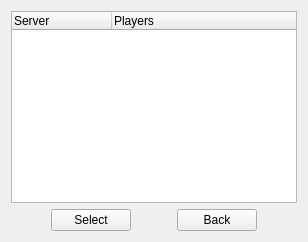
       <widget class="QWidget" name="page_serverList">
        <property name="styleSheet">
         <string notr="true">#page_serverList{background-image: url(:/images/background.jpg);}</string>
        </property>
        <layout class="QVBoxLayout" name="verticalLayout_36">
         <item>
          <widget class="QTreeWidget" name="serverList">
           <property name="horizontalScrollBarPolicy">
            <enum>Qt::ScrollBarPolicy::ScrollBarAlwaysOff</enum>
           </property>
           <property name="autoScroll">
            <bool>false</bool>
           </property>
           <property name="alternatingRowColors">
            <bool>true</bool>
           </property>
           <property name="iconSize">
            <size>
             <width>16</width>
             <height>16</height>
            </size>
           </property>
           <property name="rootIsDecorated">
            <bool>false</bool>
           </property>
           <column>
            <property name="text">
             <string>Server</string>
            </property>
           </column>
           <column>
            <property name="text">
             <string>Players</string>
            </property>
           </column>
          </widget>
         </item>
         <item>
          <layout class="QHBoxLayout" name="horizontalLayout_53">
           <item>
            <spacer name="horizontalSpacer_57">
             <property name="orientation">
              <enum>Qt::Orientation::Horizontal</enum>
             </property>
             <property name="sizeHint" stdset="0">
              <size>
               <width>40</width>
               <height>20</height>
              </size>
             </property>
            </spacer>
           </item>
           <item>
            <widget class="QPushButton" name="serverListSelect">
             <property name="text">
              <string>Select</string>
             </property>
            </widget>
           </item>
           <item>
            <spacer name="horizontalSpacer_59">
             <property name="orientation">
              <enum>Qt::Orientation::Horizontal</enum>
             </property>
             <property name="sizeHint" stdset="0">
              <size>
               <width>40</width>
               <height>20</height>
              </size>
             </property>
            </spacer>
           </item>
           <item>
            <widget class="QPushButton" name="serverListBack">
             <property name="text">
              <string>Back</string>
             </property>
            </widget>
           </item>
           <item>
            <spacer name="horizontalSpacer_58">
             <property name="orientation">
              <enum>Qt::Orientation::Horizontal</enum>
             </property>
             <property name="sizeHint" stdset="0">
              <size>
               <width>40</width>
               <height>20</height>
              </size>
             </property>
            </spacer>
           </item>
          </layout>
         </item>
        </layout>
       </widget>
